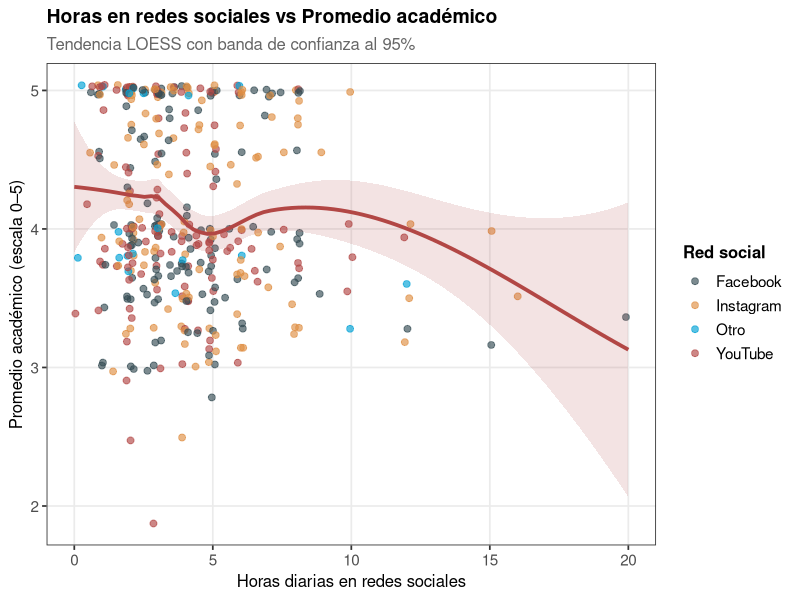
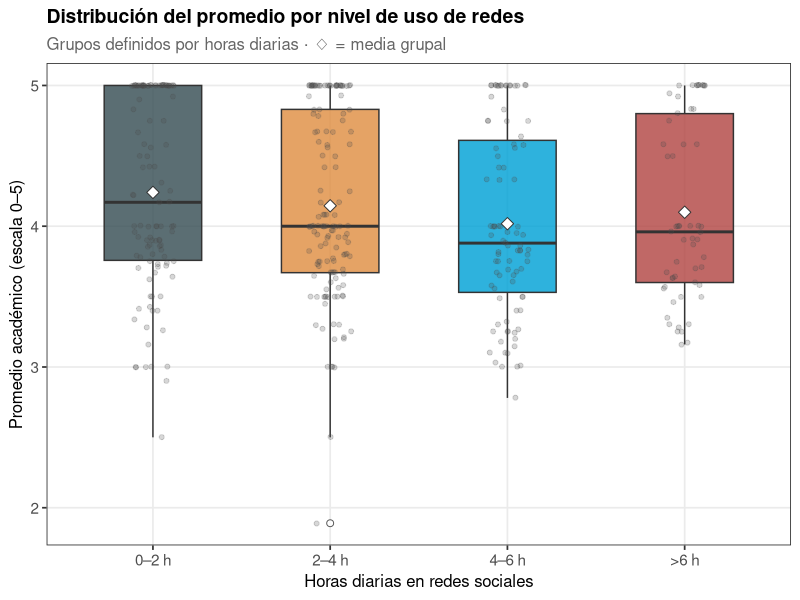
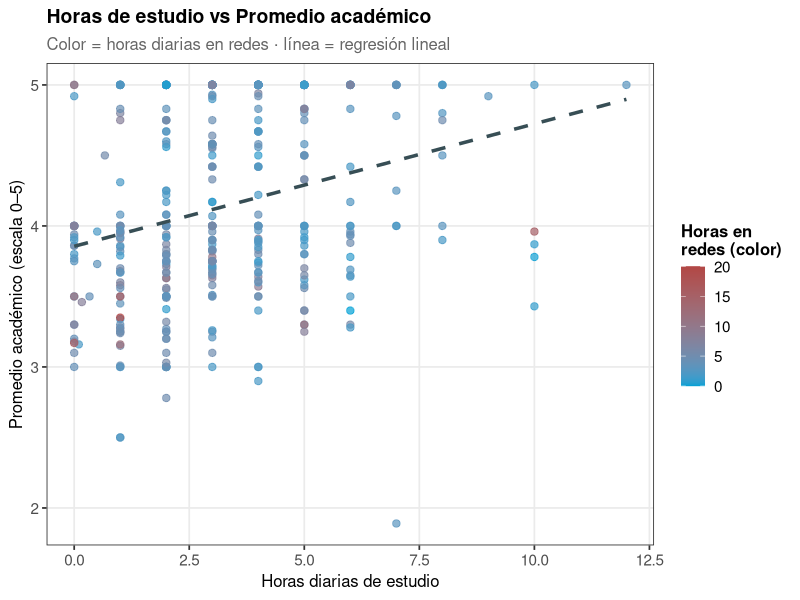
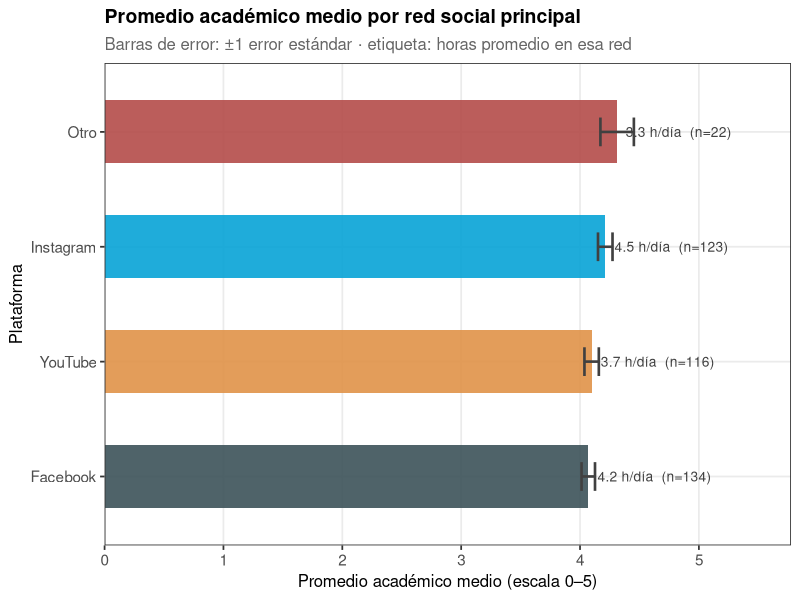
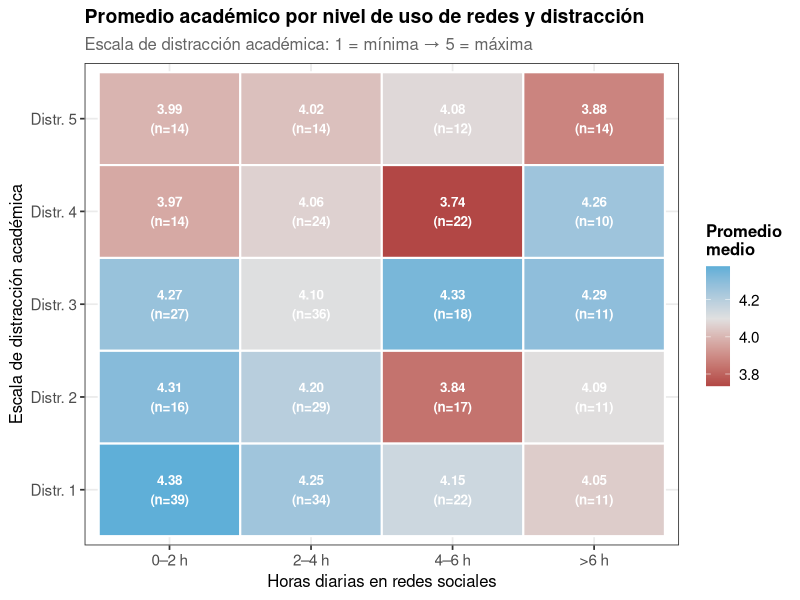
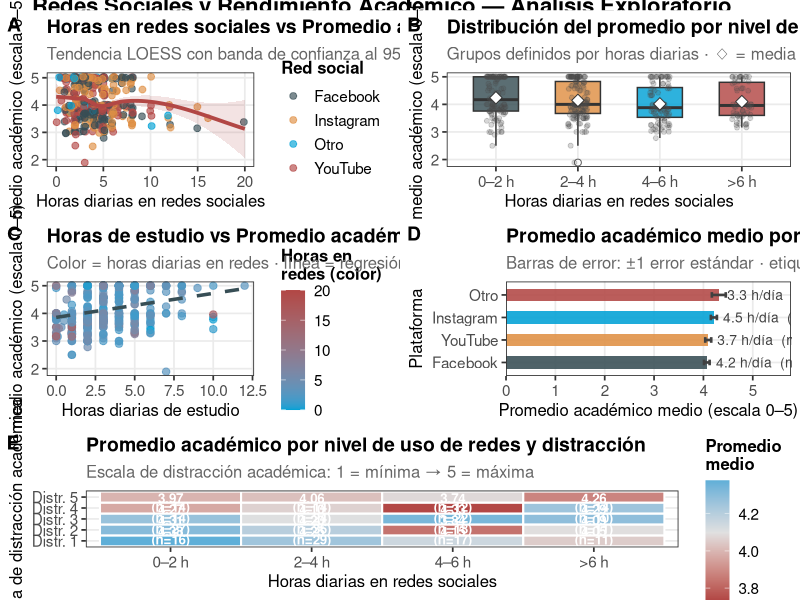
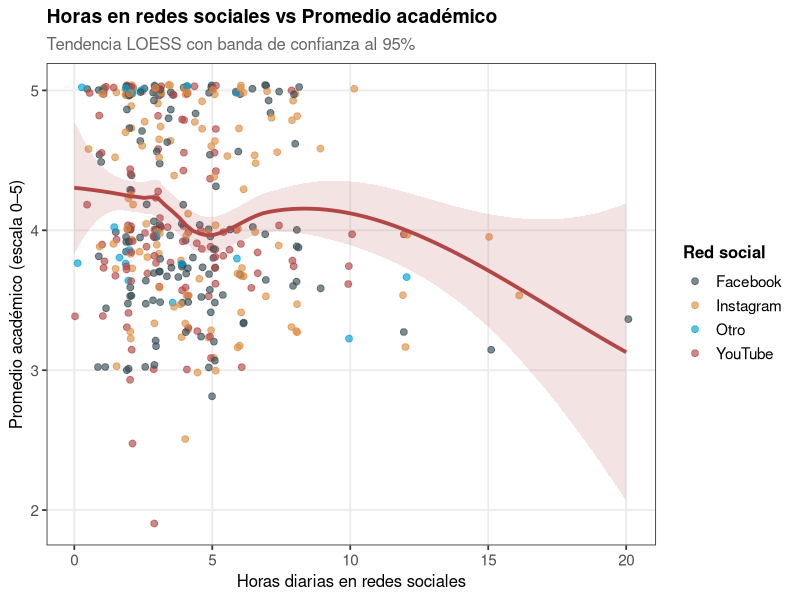
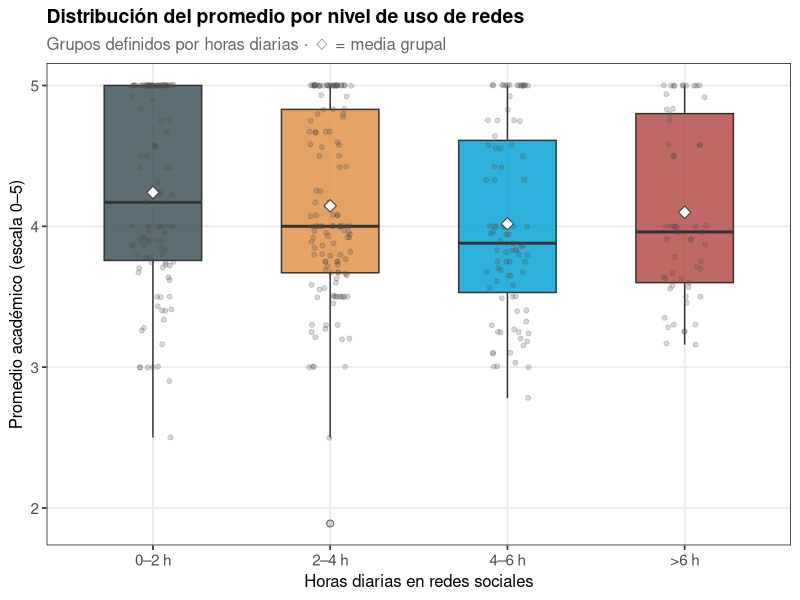

The R script that drew these images, in order:
## ---- chunk 1
library(tidyverse)
library(cowplot)
library(ggsci)  
library(scales)
## ---- chunk 2
library(tidyverse)
library(readr)

df <- read_csv(
  "../../datos/procesados/survey.limpio.csv",
  show_col_types = FALSE
) %>%
  mutate(
    cat_horas_redes = factor(
      cat_horas_redes,
      levels = c("0–2 h", "2–4 h", "4–6 h", ">6 h"),
      ordered = TRUE
    ),
    plataforma = case_when(
      plataforma %in% c("Other", "other", "Otro", "otro") ~ "Otro",
      TRUE ~ as.character(plataforma)
    ),
    plataforma = factor(plataforma)
  ) %>%
  filter(!is.na(promedio), !is.na(horas_redes))

cat("Filas disponibles para graficar:", nrow(df), "\n")
## ---- chunk 3
jama <- pal_jama()(5)

estilo_grupo <- function() {
  theme_bw(base_size = 13) +
    theme(
      plot.title       = element_text(face = "bold", size = 14, hjust = 0),
      plot.subtitle    = element_text(size = 12, color = "grey40"),
      axis.title       = element_text(size = 12),
      axis.text        = element_text(size = 11),
      legend.title     = element_text(size = 12, face = "bold"),
      legend.text      = element_text(size = 11),
      panel.grid.minor = element_blank(),
      strip.background = element_rect(fill = "grey92", color = NA),
      strip.text       = element_text(size = 11, face = "bold")
    )
}
## ---- chunk 4
pA <- ggplot(df, aes(x = horas_redes, y = promedio)) +
  geom_jitter(aes(color = plataforma),
              width = 0.15, height = 0.04,
              alpha = 0.65, size = 2) +
  geom_smooth(method = "loess", formula = y ~ x,
              se = TRUE,
              color = jama[4], fill = jama[4],
              alpha = 0.15, linewidth = 1.3) +
  scale_color_manual(values = jama, name = "Red social") +
  labs(
    title    = "Horas en redes sociales vs Promedio académico",
    subtitle = "Tendencia LOESS con banda de confianza al 95%",
    x        = "Horas diarias en redes sociales",
    y        = "Promedio académico (escala 0–5)"
  ) +
  estilo_grupo()
pA
## ---- chunk 5
pB <- ggplot(df %>% filter(!is.na(cat_horas_redes)),
             aes(x = cat_horas_redes, y = promedio, fill = cat_horas_redes)) +
  geom_boxplot(outlier.shape = 21, outlier.size  = 2,
               outlier.fill  = "white", alpha = 0.82, width = 0.55) +
  geom_jitter(width = 0.12, alpha = 0.22, size = 1.4, color = "grey30") +
  stat_summary(fun = mean, geom = "point",
               shape = 23, size = 3, fill = "white", color = "grey20") +
  scale_fill_manual(values = jama, guide = "none") +
  labs(
    title    = "Distribución del promedio por nivel de uso de redes",
    subtitle = "Grupos definidos por horas diarias · ◇ = media grupal",
    x        = "Horas diarias en redes sociales",
    y        = "Promedio académico (escala 0–5)"
  ) +
  estilo_grupo()
pB
## ---- chunk 6
df_c <- df %>% filter(!is.na(horas_estudio))

pC <- ggplot(df_c, aes(x = horas_estudio, y = promedio,
                        color = horas_redes)) +
  geom_point(alpha = 0.7, size = 2.2) +
  geom_smooth(method = "lm", formula = y ~ x,
              se = FALSE, color = jama[1],
              linewidth = 1.2, linetype = "dashed") +
  scale_color_gradient(low = jama[3], high = jama[4],
                       name = "Horas en\nredes (color)") +
  labs(
    title    = "Horas de estudio vs Promedio académico",
    subtitle = "Color = horas diarias en redes · línea = regresión lineal",
    x        = "Horas diarias de estudio",
    y        = "Promedio académico (escala 0–5)"
  ) +
  estilo_grupo()

pC
## ---- chunk 7
resumen_plat <- df %>%
  group_by(plataforma) %>%
  summarise(
    media_prom  = mean(promedio,    na.rm = TRUE),
    se          = sd(promedio,     na.rm = TRUE) / sqrt(n()),
    media_horas = mean(horas_redes, na.rm = TRUE),
    n           = n(),
    .groups     = "drop"
  ) %>%
  mutate(plataforma = fct_reorder(plataforma, media_prom))

pD <- ggplot(resumen_plat,
             aes(x = media_prom, y = plataforma, fill = plataforma)) +
  geom_col(width = 0.55, alpha = 0.88) +
  geom_errorbar(aes(xmin = media_prom - se,
                    xmax = media_prom + se),
                width = 0.25, linewidth = 0.9, color = "grey25") +
  geom_text(aes(label = sprintf("%.1f h/día  (n=%d)", media_horas, n)),
            hjust = -0.08, size = 3.5, color = "grey25") +
  scale_fill_manual(values = jama, guide = "none") +
  scale_x_continuous(limits = c(0, 5.5),
                     expand = expansion(mult = c(0, 0.05))) +
  labs(
    title    = "Promedio académico medio por red social principal",
    subtitle = "Barras de error: ±1 error estándar · etiqueta: horas promedio en esa red",
    x        = "Promedio académico medio (escala 0–5)",
    y        = "Plataforma"
  ) +
  estilo_grupo()

pD
## ---- chunk 8

niveles_cat <- c("0–2 h", "2–4 h", "4–6 h", ">6 h")

heat_df <- df %>%
  filter(!is.na(distraccion_acad), !is.na(cat_horas_redes)) %>%
  group_by(cat_horas_redes, distraccion_acad) %>%
  summarise(media_prom = mean(promedio, na.rm = TRUE),
            n          = n(),
            .groups    = "drop") %>%
  mutate(
    cat_horas_redes  = factor(cat_horas_redes, levels = niveles_cat),
    distraccion_acad = factor(distraccion_acad,
                              levels = 1:5,
                              labels = paste0("Distr. ", 1:5))
  )

pE <- ggplot(heat_df,
             aes(x = cat_horas_redes, y = distraccion_acad,
                 fill = media_prom)) +
  geom_tile(color = "white", linewidth = 0.7) +
  geom_text(aes(label = sprintf("%.2f\n(n=%d)", media_prom, n)),
            size = 3.4, color = "white", fontface = "bold") +
  scale_fill_gradient2(
    low      = jama[4],
    mid      = "grey88",
    high     = jama[3],
    midpoint = median(heat_df$media_prom, na.rm = TRUE),
    name     = "Promedio\nmedio"
  ) +
  labs(
    title    = "Promedio académico por nivel de uso de redes y distracción",
    subtitle = "Escala de distracción académica: 1 = mínima → 5 = máxima",
    x        = "Horas diarias en redes sociales",
    y        = "Escala de distracción académica"
  ) +
  estilo_grupo()
pE
## ---- chunk 9
fila1 <- plot_grid(pA, pB, ncol = 2,
                   labels = c("A", "B"),
                   label_size = 14, label_fontface = "bold")

fila2 <- plot_grid(pC, pD, ncol = 2,
                   labels = c("C", "D"),
                   label_size = 14, label_fontface = "bold")

fila3 <- plot_grid(pE, ncol = 1,
                   labels = "E",
                   label_size = 14, label_fontface = "bold")

titulo <- ggdraw() +
  draw_label(
    "Redes Sociales y Rendimiento Académico — Análisis Exploratorio",
    fontface = "bold", size = 16, x = 0.04, hjust = 0
  )

panel_final <- plot_grid(
  titulo, fila1, fila2, fila3,
  ncol        = 1,
  rel_heights = c(0.05, 1, 1, 0.82)
)
panel_final
## ---- chunk 10
# Carpeta con los gráficos
dir.create("figuras", showWarnings = FALSE)

ggsave(
  filename = "figuras/grafico_1_horas_redes_vs_promedio.png",
  plot     = pA,
  width    = 10,
  height   = 7,
  dpi      = 300,
  bg       = "white"
)

ggsave(
  filename = "figuras/grafico_2_categoria_redes_vs_promedio.png",
  plot     = pB,
  width    = 10,
  height   = 7,
  dpi      = 300,
  bg       = "white"
)

ggsave(
  filename = "figuras/grafico_3_horas_estudio_vs_promedio.png",
  plot     = pC,
  width    = 10,
  height   = 7,
  dpi      = 300,
  bg       = "white"
)

ggsave(
  filename = "figuras/grafico_4_promedio_por_plataforma.png",
  plot     = pD,
  width    = 10,
  height   = 7,
  dpi      = 300,
  bg       = "white"
)

ggsave(
  filename = "figuras/grafico_5_heatmap_redes_distraccion_promedio.png",
  plot     = pE,
  width    = 10,
  height   = 7,
  dpi      = 300,
  bg       = "white"
)

# panel final combinado
ggsave(
  filename = "figuras/graficos_redes_sociales_panel.png",
  plot     = panel_final,
  width    = 16,
  height   = 20,
  dpi      = 300,
  bg       = "white"
)

ggsave(
  filename = "figuras/graficos_redes_sociales_panel.pdf",
  plot     = panel_final,
  width    = 16,
  height   = 20,
  device   = cairo_pdf,
  bg       = "white"
)
